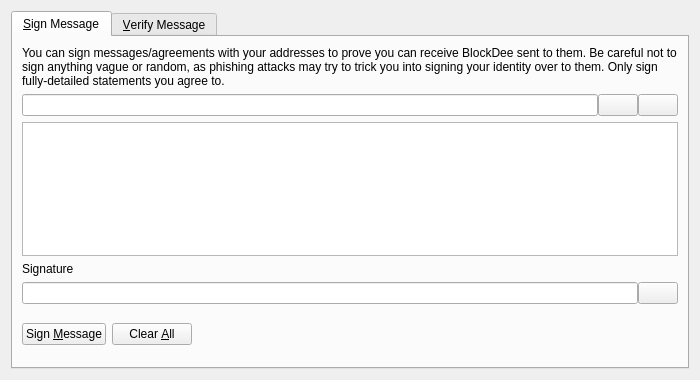
<?xml version="1.0" encoding="UTF-8"?>
<ui version="4.0">
 <class>SignVerifyMessageDialog</class>
 <widget class="QDialog" name="SignVerifyMessageDialog">
  <property name="geometry">
   <rect>
    <x>0</x>
    <y>0</y>
    <width>700</width>
    <height>380</height>
   </rect>
  </property>
  <property name="windowTitle">
   <string>Signatures - Sign / Verify a Message</string>
  </property>
  <property name="modal">
   <bool>true</bool>
  </property>
  <layout class="QVBoxLayout" name="verticalLayout">
   <item>
    <widget class="QTabWidget" name="tabWidget">
     <property name="currentIndex">
      <number>0</number>
     </property>
     <widget class="QWidget" name="tabSignMessage">
      <attribute name="title">
       <string>&amp;Sign Message</string>
      </attribute>
      <layout class="QVBoxLayout" name="verticalLayout_SM">
       <item>
        <widget class="QLabel" name="infoLabel_SM">
         <property name="text">
          <string>You can sign messages/agreements with your addresses to prove you can receive BlockDee sent to them. Be careful not to sign anything vague or random, as phishing attacks may try to trick you into signing your identity over to them. Only sign fully-detailed statements you agree to.</string>
         </property>
         <property name="textFormat">
          <enum>Qt::PlainText</enum>
         </property>
         <property name="wordWrap">
          <bool>true</bool>
         </property>
        </widget>
       </item>
       <item>
        <layout class="QHBoxLayout" name="horizontalLayout_1_SM">
         <property name="spacing">
          <number>0</number>
         </property>
         <item>
          <widget class="QValidatedLineEdit" name="addressIn_SM">
           <property name="toolTip">
            <string>The BlockDee address to sign the message with</string>
           </property>
          </widget>
         </item>
         <item>
          <widget class="QPushButton" name="addressBookButton_SM">
           <property name="toolTip">
            <string>Choose previously used address</string>
           </property>
           <property name="text">
            <string/>
           </property>
           <property name="shortcut">
            <string>Alt+A</string>
           </property>
           <property name="autoDefault">
            <bool>false</bool>
           </property>
          </widget>
         </item>
         <item>
          <widget class="QPushButton" name="pasteButton_SM">
           <property name="toolTip">
            <string>Paste address from clipboard</string>
           </property>
           <property name="text">
            <string/>
           </property>
           <property name="shortcut">
            <string>Alt+P</string>
           </property>
           <property name="autoDefault">
            <bool>false</bool>
           </property>
          </widget>
         </item>
        </layout>
       </item>
       <item>
        <widget class="QPlainTextEdit" name="messageIn_SM">
         <property name="toolTip">
          <string>Enter the message you want to sign here</string>
         </property>
        </widget>
       </item>
       <item>
        <widget class="QLabel" name="signatureLabel_SM">
         <property name="text">
          <string>Signature</string>
         </property>
         <property name="textFormat">
          <enum>Qt::PlainText</enum>
         </property>
        </widget>
       </item>
       <item>
        <layout class="QHBoxLayout" name="horizontalLayout_2_SM">
         <property name="spacing">
          <number>0</number>
         </property>
         <item>
          <widget class="QLineEdit" name="signatureOut_SM">
           <property name="font">
            <font>
             <italic>true</italic>
            </font>
           </property>
           <property name="readOnly">
            <bool>true</bool>
           </property>
          </widget>
         </item>
         <item>
          <widget class="QPushButton" name="copySignatureButton_SM">
           <property name="toolTip">
            <string>Copy the current signature to the system clipboard</string>
           </property>
           <property name="text">
            <string/>
           </property>
           <property name="autoDefault">
            <bool>false</bool>
           </property>
          </widget>
         </item>
        </layout>
       </item>
       <item>
        <layout class="QHBoxLayout" name="horizontalLayout_3_SM">
         <item>
          <widget class="QPushButton" name="signMessageButton_SM">
           <property name="toolTip">
            <string>Sign the message to prove you own this BlockDee address</string>
           </property>
           <property name="text">
            <string>Sign &amp;Message</string>
           </property>
           <property name="autoDefault">
            <bool>false</bool>
           </property>
          </widget>
         </item>
         <item>
          <widget class="QPushButton" name="clearButton_SM">
           <property name="toolTip">
            <string>Reset all sign message fields</string>
           </property>
           <property name="text">
            <string>Clear &amp;All</string>
           </property>
           <property name="autoDefault">
            <bool>false</bool>
           </property>
          </widget>
         </item>
         <item>
          <spacer name="horizontalSpacer_1_SM">
           <property name="orientation">
            <enum>Qt::Horizontal</enum>
           </property>
           <property name="sizeHint" stdset="0">
            <size>
             <width>40</width>
             <height>48</height>
            </size>
           </property>
          </spacer>
         </item>
         <item>
          <widget class="QLabel" name="statusLabel_SM">
           <property name="font">
            <font>
             <weight>75</weight>
             <bold>true</bold>
            </font>
           </property>
           <property name="text">
            <string/>
           </property>
           <property name="wordWrap">
            <bool>true</bool>
           </property>
          </widget>
         </item>
         <item>
          <spacer name="horizontalSpacer_2_SM">
           <property name="orientation">
            <enum>Qt::Horizontal</enum>
           </property>
           <property name="sizeHint" stdset="0">
            <size>
             <width>40</width>
             <height>48</height>
            </size>
           </property>
          </spacer>
         </item>
        </layout>
       </item>
      </layout>
     </widget>
     <widget class="QWidget" name="tabVerifyMessage">
      <attribute name="title">
       <string>&amp;Verify Message</string>
      </attribute>
      <layout class="QVBoxLayout" name="verticalLayout_VM">
       <item>
        <widget class="QLabel" name="infoLabel_VM">
         <property name="text">
          <string>Enter the receiver's address, message (ensure you copy line breaks, spaces, tabs, etc. exactly) and signature below to verify the message. Be careful not to read more into the signature than what is in the signed message itself, to avoid being tricked by a man-in-the-middle attack. Note that this only proves the signing party receives with the address, it cannot prove sendership of any transaction!</string>
         </property>
         <property name="textFormat">
          <enum>Qt::PlainText</enum>
         </property>
         <property name="alignment">
          <set>Qt::AlignLeading|Qt::AlignLeft|Qt::AlignTop</set>
         </property>
         <property name="wordWrap">
          <bool>true</bool>
         </property>
        </widget>
       </item>
       <item>
        <layout class="QHBoxLayout" name="horizontalLayout_1_VM">
         <property name="spacing">
          <number>0</number>
         </property>
         <item>
          <widget class="QValidatedLineEdit" name="addressIn_VM">
           <property name="toolTip">
            <string>The BlockDee address the message was signed with</string>
           </property>
          </widget>
         </item>
         <item>
          <widget class="QPushButton" name="addressBookButton_VM">
           <property name="toolTip">
            <string>Choose previously used address</string>
           </property>
           <property name="text">
            <string/>
           </property>
           <property name="shortcut">
            <string>Alt+A</string>
           </property>
           <property name="autoDefault">
            <bool>false</bool>
           </property>
          </widget>
         </item>
        </layout>
       </item>
       <item>
        <widget class="QPlainTextEdit" name="messageIn_VM"/>
       </item>
       <item>
        <widget class="QValidatedLineEdit" name="signatureIn_VM"/>
       </item>
       <item>
        <layout class="QHBoxLayout" name="horizontalLayout_2_VM">
         <item>
          <widget class="QPushButton" name="verifyMessageButton_VM">
           <property name="toolTip">
            <string>Verify the message to ensure it was signed with the specified BlockDee address</string>
           </property>
           <property name="text">
            <string>Verify &amp;Message</string>
           </property>
           <property name="autoDefault">
            <bool>false</bool>
           </property>
          </widget>
         </item>
         <item>
          <widget class="QPushButton" name="clearButton_VM">
           <property name="toolTip">
            <string>Reset all verify message fields</string>
           </property>
           <property name="text">
            <string>Clear &amp;All</string>
           </property>
           <property name="autoDefault">
            <bool>false</bool>
           </property>
          </widget>
         </item>
         <item>
          <spacer name="horizontalSpacer_1_VM">
           <property name="orientation">
            <enum>Qt::Horizontal</enum>
           </property>
           <property name="sizeHint" stdset="0">
            <size>
             <width>40</width>
             <height>48</height>
            </size>
           </property>
          </spacer>
         </item>
         <item>
          <widget class="QLabel" name="statusLabel_VM">
           <property name="font">
            <font>
             <weight>75</weight>
             <bold>true</bold>
            </font>
           </property>
           <property name="text">
            <string/>
           </property>
           <property name="wordWrap">
            <bool>true</bool>
           </property>
          </widget>
         </item>
         <item>
          <spacer name="horizontalSpacer_2_VM">
           <property name="orientation">
            <enum>Qt::Horizontal</enum>
           </property>
           <property name="sizeHint" stdset="0">
            <size>
             <width>40</width>
             <height>48</height>
            </size>
           </property>
          </spacer>
         </item>
        </layout>
       </item>
      </layout>
     </widget>
    </widget>
   </item>
  </layout>
 </widget>
 <customwidgets>
  <customwidget>
   <class>QValidatedLineEdit</class>
   <extends>QLineEdit</extends>
   <header>qvalidatedlineedit.h</header>
  </customwidget>
 </customwidgets>
 <resources>
  <include location="../blockdee.qrc"/>
 </resources>
 <connections/>
</ui>
